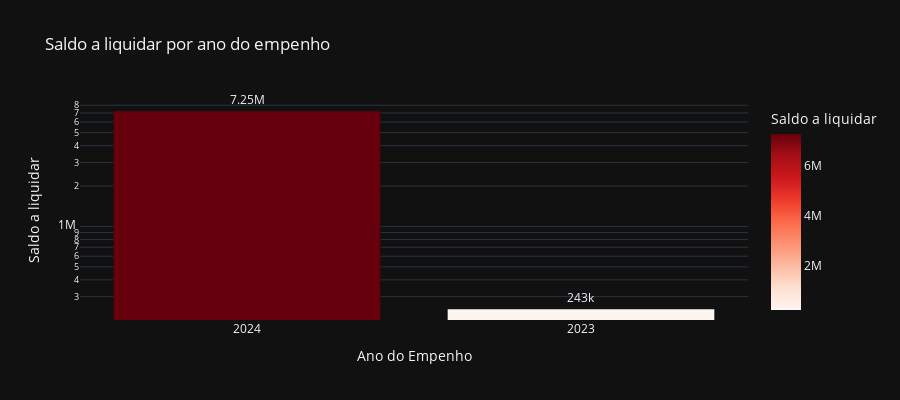

The code cell stored with this chart in its notebook:
### Code cell
# Saldo a liquidar por ano
cols = ['ANO', 'A_LIQUIDAR']

df_aux = df.loc[:, cols].groupby('ANO').sum().sort_values(by= 'A_LIQUIDAR', ascending=False).reset_index()
df_aux = df_aux[df_aux['A_LIQUIDAR'] > 0]
fig = px.bar(df_aux, 
             x='ANO', 
             y='A_LIQUIDAR',
             title='Saldo a liquidar por ano do empenho',
             labels={'ANO':'Ano do Empenho', 'A_LIQUIDAR':'Saldo a liquidar'},
             text_auto='.3s',
             height=400,
             log_y=True,
             color='A_LIQUIDAR',
             color_continuous_scale = 'reds',
             template='plotly_dark')
fig.update_traces(textposition = 'outside', cliponaxis = False, hovertemplate=None)
fig.update_layout(hovermode="x unified")

fig.show()

### Figure 1 — Plotly figure (JSON) as saved in the notebook; plotly's stock layout.template omitted (floating-point values rounded to 4 significant figures)
{"data": [{"alignmentgroup": "True", "cliponaxis": false, "legendgroup": "", "marker": {"color": [7246000.0, 242700.0], "coloraxis": "coloraxis", "pattern": {"shape": ""}}, "name": "", "offsetgroup": "", "orientation": "v", "showlegend": false, "textposition": "outside", "texttemplate": "%{y:.3s}", "type": "bar", "x": ["2024", "2023"], "xaxis": "x", "y": [7246000.0, 242700.0], "yaxis": "y"}], "layout": {"barmode": "relative", "coloraxis": {"colorbar": {"title": {"text": "Saldo a liquidar"}}, "colorscale": [[0, "rgb(255,245,240)"], [0.125, "rgb(254,224,210)"], [0.25, "rgb(252,187,161)"], [0.375, "rgb(252,146,114)"], [0.5, "rgb(251,106,74)"], [0.625, "rgb(239,59,44)"], [0.75, "rgb(203,24,29)"], [0.875, "rgb(165,15,21)"], [1, "rgb(103,0,13)"]]}, "height": 400, "hovermode": "x unified", "legend": {"tracegroupgap": 0}, "title": {"text": "Saldo a liquidar por ano do empenho"}, "xaxis": {"anchor": "y", "domain": [0, 1], "title": {"text": "Ano do Empenho"}}, "yaxis": {"anchor": "x", "domain": [0, 1], "title": {"text": "Saldo a liquidar"}, "type": "log"}}}
